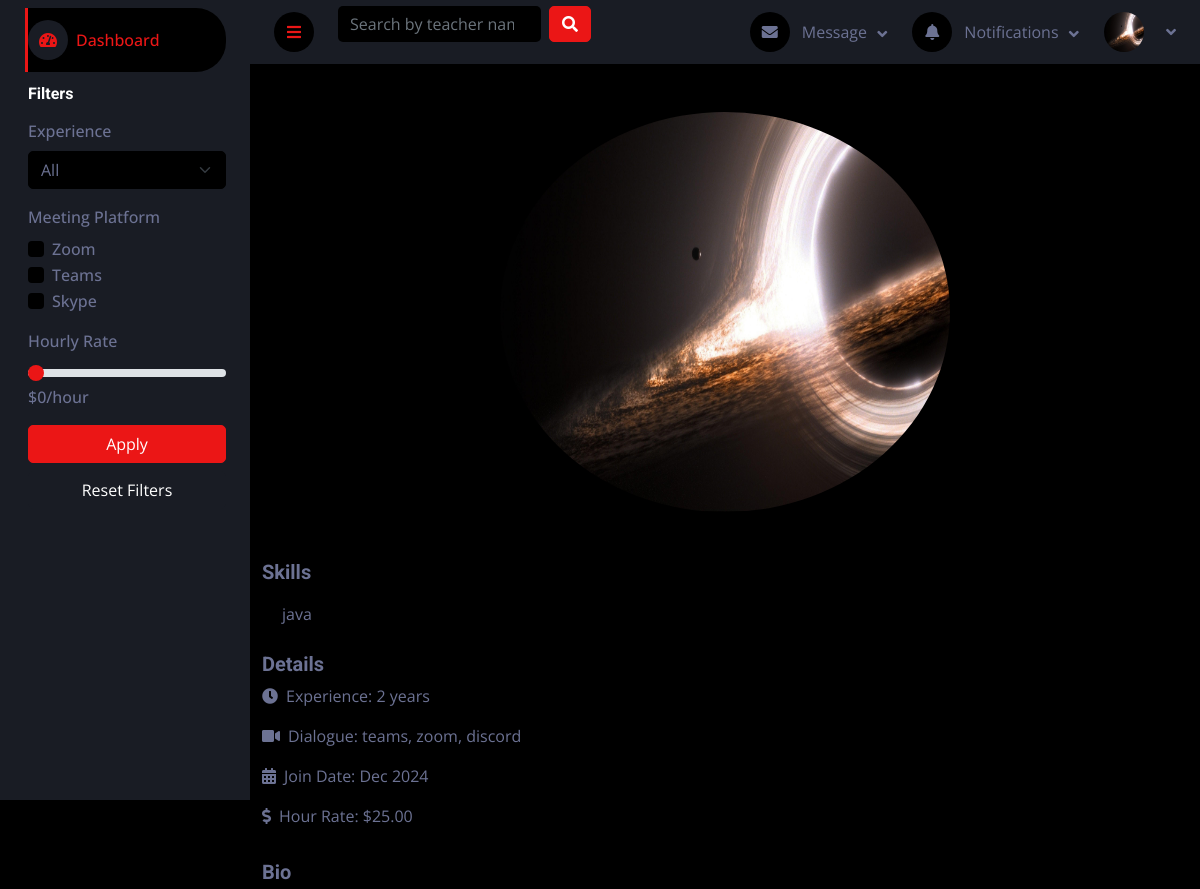
The page /teaching/teacher/1/ (upper part) on the database as committed earlier.
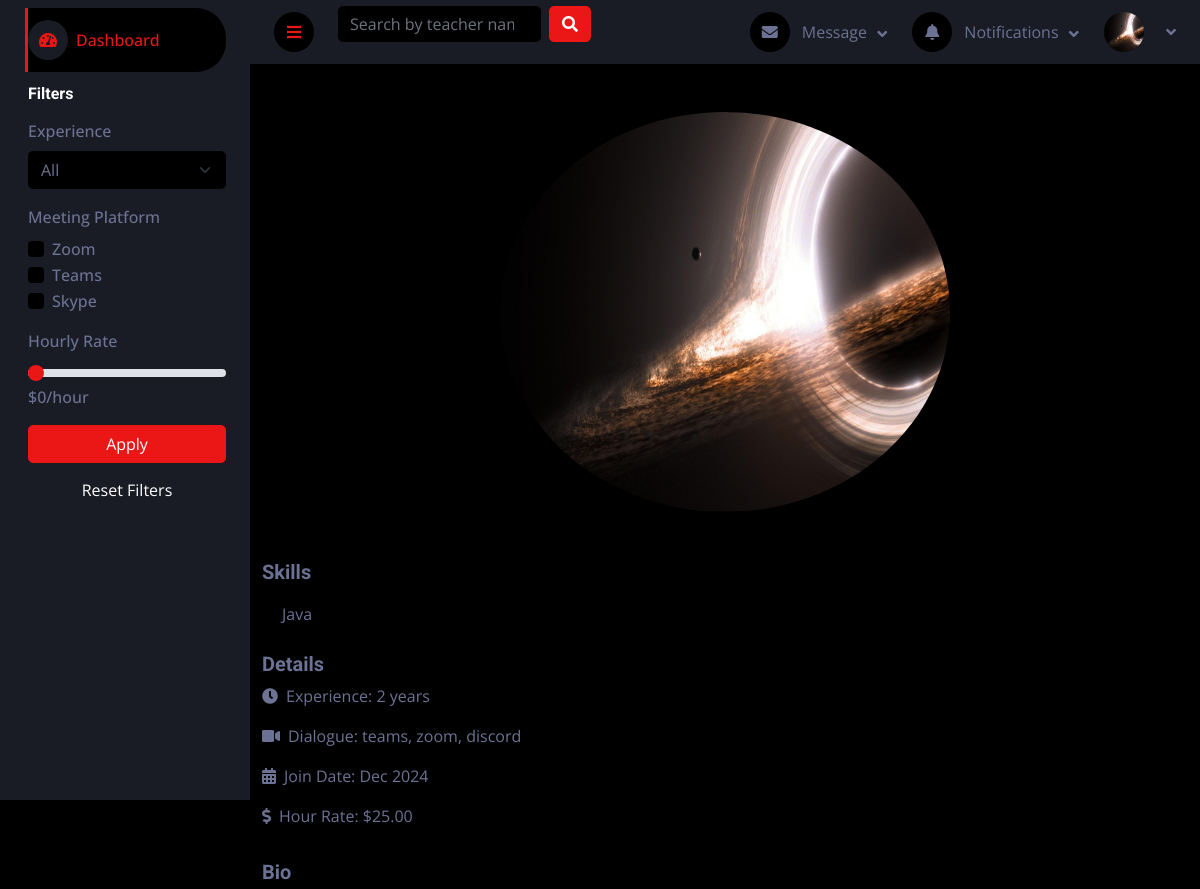
The same page on the database as committed later.
### teaching/models.py (models this page shows, shortened)
class Skill(models.Model):
    name = models.CharField(max_length=100)
    description = models.TextField(blank=True, null=True)

### teaching/views.py (the view)
# urls.py: path('teacher/<int:teacher_id>/', views.teacher_profile_view, name='teacher_profile'),
def teacher_profile_view(request, teacher_id):
    teacher_profile = TeacherProfile.objects.get(id=teacher_id)
    reviews = Review.objects.filter(teacher_profile=teacher_profile).order_by('-created_at')
    avg_rating = reviews.aggregate(avg=Avg('rating'))['avg'] or 0
    review_count = reviews.count()
    context = {
        'teacher_profile': teacher_profile,
        'user': teacher_profile.user,
        'skills': teacher_profile.skills,
        'communication_methods': teacher_profile.communication_methods,
        'reviews': reviews,
        'avg_rating': avg_rating,
        'review_count': review_count,
    }
    return render(request, 'users/profile_teacher.html', context)

### bookings/context_processors.py (called while the page is built)
def unread_notifications(request):
    if request.user.is_authenticated:
        notifications = Notification.objects.filter(recipient=request.user, is_read=False)
        return {'notifications': notifications}
    return {'notifications': []}

### teaching/templatetags/custom_tags.py (called while the page is built)
@register.filter
def range_from(value):
    try:
        return range(int(value))
    except (TypeError, ValueError):
        return range(0)

@register.filter
def remaining_stars(value):
    try:
        return range(5 - int(float(value)))
    except (TypeError, ValueError):
        return range(5)

### users/context_processors.py (called while the page is built)
def navbar_data(request):
    if request.user.is_authenticated:
        messages = Message.objects.filter(receiver=request.user).order_by('-timestamp')[:5]
        notifications = Notification.objects.filter(user=request.user).order_by('-timestamp')[:5]
        return {'messages': messages, 'notifications': notifications}
    return {}

### users/templates/users/profile_teacher.html (shortened to what this page needs)
{% extends 'base.html' %}
   {% block content %}
 {% include 'components/sidebar.html' %}
    <div class="container py-5">
        <div class="row">
            {% include 'components/teacher_info.html' %}
        </div>
    </div>
{% endblock %}

### templates/components/teacher_info.html (shortened to what this page needs)
<div class="text-center mb-4">
    {% if user.profile_picture %}
        <img width="450" height="400" src="{{ user.profile_picture.url }}" class="rounded-circle mb-3" alt="Profile Picture">
    {% endif %}
</div>
<div class="mb-3">
    <h5 class="text-light">Skills</h5>
    <div class="d-flex flex-wrap">
        {% for skill in teacher_profile.skills.all %}
            <span class="skill-badge">{{ skill.name }}</span>
        {% endfor %}
    </div>
</div>
<div class="mb-3">
    <h5 class="text-light">Details</h5>
    <p><i class="fas fa-clock me-2"></i>Experience: {{ teacher_profile.experience_years }} years</p>
    <p><i class="fas fa-video me-2"></i>Dialogue: {{ teacher_profile.communication_methods|join:", " }}</p>
    <p><i class="fas fa-calendar-alt me-2"></i>Join Date: {{ teacher_profile.join_date|date:"M Y" }}</p>
    <p><i class="fas fa-dollar-sign me-2"></i>Hour Rate: ${{ teacher_profile.hourly_rate }}</p>
</div>
<div class="mb-3">
    <h5 class="text-light">Bio</h5>
</div>

Rows that differ between the two databases and show on the page:
changed Skill: name "java" → "Java"
